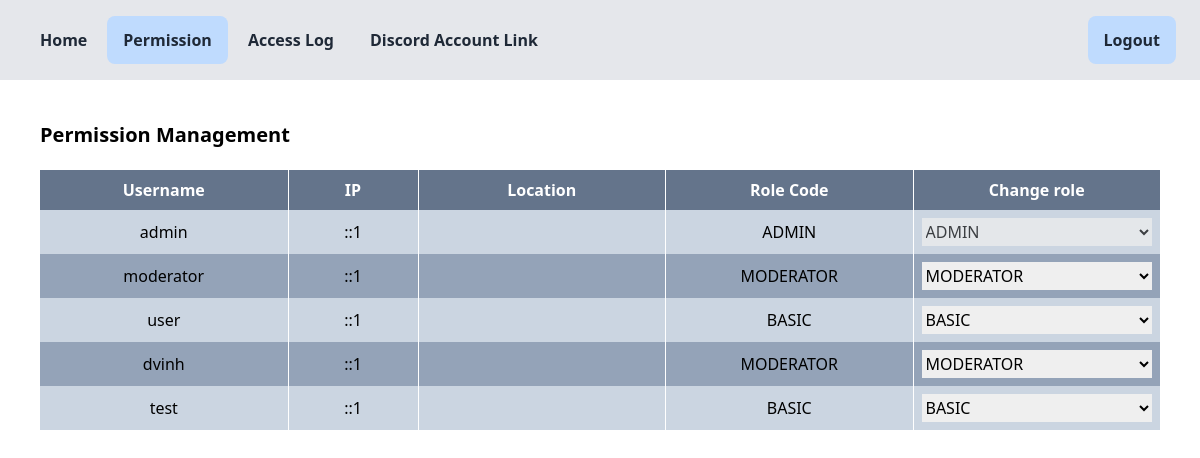
Page /views/permission.php (signed in) on the committed database.
### tables this page shows
CREATE TABLE `users` (
  `id` bigint(10) UNSIGNED NOT NULL,
  `username` varchar(50) DEFAULT NULL,
  `password` varchar(32) DEFAULT NULL,
  `salt` varchar(32) DEFAULT NULL,
  `role_code` varchar(50) NOT NULL DEFAULT 'BASIC' COMMENT 'roles: BASIC, MODERATOR, ADMIN',
  `ip` varchar(50) DEFAULT NULL,
  `location` varchar(100) DEFAULT NULL,
  `type_account` tinyint(4) DEFAULT '0' COMMENT '0: account default, 0: discord account'
);

### config/database.php (called while the page is built, shortened)
<?php
require_once 'app.php';
class Database
{
    public function connections()
    {
        global $DB_HOST, $DB_PORT, $DB_DATABASE, $DB_USERNAME, $DB_PASSWORD;
        $servername = $DB_HOST;
        $dbname = $DB_DATABASE;
        $username = $DB_USERNAME;
        $password = $DB_PASSWORD;
        $port = $DB_PORT;
        try {
            $conn = new PDO("mysql:host=$servername;port=$port;dbname=$dbname", $username, $password);
            return $conn;
        } catch (PDOException $e) {
            echo "Data connection failure error: " . $e->getMessage();
            exit();
        }
    }
    public function sql(string $sql, array $params = [])
    {
        $conn = $this->connections();
        $conn->setAttribute(PDO::ATTR_ERRMODE, PDO::ERRMODE_EXCEPTION);
        $stmt = $conn->prepare($sql);
        $stmt->execute($params);
        if (strpos(strtoupper($sql), 'SELECT') === 0) {
            return $stmt->fetchAll(PDO::FETCH_ASSOC);
        }
        return true;
    }
}

### model/model.php (called while the page is built)
<?php
include '../config/database.php';
class Model
{
    public function DB()
    {
        return new Database();
    }
    public function sql(string $sql, array $params = [])
    {
        return $this->DB()->sql($sql, $params);
    }
}

### controller/permissionController.php (called while the page is built, shortened)
<?php
class PermissionController extends Controller
{
    public function userList()
    {
        try {
            $userModel = new UserModel();
            $list = $userModel->sql('SELECT * FROM users');
        } catch (\Throwable $th) {
            return [];
        }
        return $list;
    }
}

### views/permission.php (the view, shortened to what this page needs)
<?php
include_once(__DIR__ . "/../controller/permissionController.php");
$permissionController = new PermissionController();
$user_list = $permissionController->userList();
?>
<!DOCTYPE html>
<html lang="en">
<head>
    <link rel="stylesheet" href="public/styles/menu.css">
    <link rel="stylesheet" href="public/styles/permission.css">
</head>
<body>
    <div style="display: flex; flex-direction: column;">
        <?php include 'components/menu_home.php'; ?>
        <div class="flex flex-col gap-5 p-10">
            <div class="text-[20px] font-bold">Permission Management</div>
            <div>
                <div class="table w-full table-fixed">
                    <div class="table-header-group w-full bg-slate-500 font-semibold">
                        <div class="table-row divide-x divide-solid divide-white">
                            <div class="table-cell h-10 w-[350px] px-3 text-center align-middle">
                                <div class="text-white">Username</div>
                            </div>
                            <div class="table-cell h-10 w-[130px] px-3 text-center align-middle">
                                <div class="text-white">IP</div>
                            </div>
                            <div class="table-cell h-10 px-3 text-center align-middle">
                                <div class="text-white">Location</div>
                            </div>
                            <div class="table-cell h-10 px-3 text-center align-middle">
                                <div class="text-white">Role Code</div>
                            </div>
                            <div class="table-cell h-10 w-[150px] px-3 text-center align-middle">
                                <div class="text-white">Change role</div>
                            </div>
                        </div>
                    </div>
                    <div class="table-footer-group">
                        <?php foreach ($user_list as $user): ?>
                            <div class="table-row cursor-pointer divide-x divide-solid divide-white transition-all odd:bg-slate-300 even:bg-slate-400 hover:bg-slate-400/60">
                                <div class="table-cell p-2 align-middle">
                                    <div class="flex items-center justify-center">
                                        <?php echo htmlspecialchars($user['username']); ?>
                                    </div>
                                </div>
                                <div class="table-cell p-2 align-middle">
                                    <div class="flex items-center justify-center">
                                        <?php echo htmlspecialchars($user['ip']); ?>
                                    </div>
                                </div>
                                <div class="table-cell p-2 align-middle">
                                </div>
                                <div class="table-cell p-2 align-middle">
                                    <div class="flex items-center justify-center">
                                        <?php echo htmlspecialchars($user['role_code']); ?>
                                    </div>
                                </div>
                                <div class="table-cell p-2 text-center align-middle">
                                    <form action="" method="post" id="form_role_<?php echo $user['id']; ?>">
                                        <select
                                            name="new_role"
                                            class="w-full py-0.5"
                                            <?php echo $user['role_code'] === 'ADMIN' ? 'disabled' : ''; ?>
                                            onchange="document.getElementById('form_role_<?php echo $user['id']; ?>').submit();">
                                            <option value="BASIC" <?php echo $user['role_code'] === 'BASIC' ? 'selected' : ''; ?>>BASIC</option>
                                            <option value="MODERATOR" <?php echo $user['role_code'] === 'MODERATOR' ? 'selected' : ''; ?>>MODERATOR</option>
                                            <option value="ADMIN" <?php echo $user['role_code'] === 'ADMIN' ? 'selected' : ''; ?>>ADMIN</option>
                                        </select>
                                    </form>
                                </div>
                            </div>
                        <?php endforeach; ?>
                    </div>
                </div>
            </div>
        </div>
    </div>
</body>
</html>

### views/components/menu_home.php (shortened to what this page needs)
<?php
$roleCode = $_SESSION["user"]["role_code"];
?>
<div class="flex h-[80px] items-center justify-between bg-gray-200 px-6">
  <div class="flex items-center gap-1">
    <a href="home" class="cursor-pointer rounded-lg px-4 py-3 transition-all hover:bg-blue-200 menu-header <?php echo (strpos($_SERVER['REQUEST_URI'], "/home") !== false || $_SERVER['REQUEST_URI'] === '/web_oauth/') ? "active" : "" ?>">
      <div class="text font-semibold text-gray-800">Home</div>
    </a>
    <?php if ($roleCode === 'ADMIN'): ?>
      <a href="permission" class="cursor-pointer rounded-lg px-4 py-3 transition-all hover:bg-blue-200 menu-header <?php echo (strpos($_SERVER['REQUEST_URI'], "/permission") !== false) ? "active" : "" ?>">
        <div class="text font-semibold text-gray-800">Permission</div>
      </a>
    <?php endif; ?>
    <?php if ($roleCode === 'MODERATOR' || $roleCode === 'ADMIN'): ?>
      <a href="access-log" class="cursor-pointer rounded-lg px-4 py-3 transition-all hover:bg-blue-200 menu-header <?php echo (strpos($_SERVER['REQUEST_URI'], "/access-log") !== false) ? "active" : "" ?>">
        <div class="text font-semibold text-gray-800">Access Log</div>
      </a>
    <?php endif; ?>
    <a href="discord-account-link" class="cursor-pointer rounded-lg px-4 py-3 transition-all hover:bg-blue-200 menu-header <?php echo (strpos($_SERVER['REQUEST_URI'], "/discord-account-link") !== false) ? "active" : "" ?>">
      <div class="text font-semibold text-gray-800">Discord Account Link</div>
    </a>
  </div>
  <div class="flex">
    <form action="" method="post">
      <button type="submit" name="logout" value="ok" class="cursor-pointer rounded-lg bg-blue-200 px-4 py-3 transition-all hover:bg-blue-300">
        <div class="text font-semibold text-gray-800">Logout</div>
      </button>
    </form>
  </div>
</div>

### public/styles/menu.css (style rules this page uses)
html, :host { line-height: 1.5; -webkit-text-size-adjust: 100%; -moz-tab-size: 4; tab-size: 4; font-family: ui-sans-serif, system-ui, sans-serif, "Apple Color Emoji", "Segoe UI Emoji", "Segoe UI Symbol", "Noto Color Emoji"; font-feature-settings: normal; font-variation-settings: normal; -webkit-tap-highlight-color: transparent; }
body { margin: 0; line-height: inherit; }
a { color: inherit; text-decoration: inherit; }
button, input, optgroup, select, textarea { font-family: inherit; font-feature-settings: inherit; font-variation-settings: inherit; font-size: 100%; font-weight: inherit; line-height: inherit; letter-spacing: inherit; color: inherit; margin: 0; padding: 0; }
button, select { text-transform: none; }
button, input:where([type='button']), input:where([type='reset']), input:where([type='submit']) { -webkit-appearance: button; background-color: transparent; background-image: none; }
button, [role="button"] { cursor: pointer; }
:disabled { cursor: default; }
.flex { display: flex; }
.h-\[80px\] { height: 80px; }
.cursor-pointer { cursor: pointer; }
.items-center { align-items: center; }
.justify-between { justify-content: space-between; }
.gap-1 { gap: 0.25rem; }
.rounded-lg { border-radius: 0.5rem; }
.bg-blue-200 { --tw-bg-opacity: 1; background-color: rgb(191 219 254 / var(--tw-bg-opacity)); }
.bg-gray-200 { --tw-bg-opacity: 1; background-color: rgb(229 231 235 / var(--tw-bg-opacity)); }
.px-4 { padding-left: 1rem; padding-right: 1rem; }
.px-6 { padding-left: 1.5rem; padding-right: 1.5rem; }
.py-3 { padding-top: 0.75rem; padding-bottom: 0.75rem; }
.font-semibold { font-weight: 600; }
.text-gray-800 { --tw-text-opacity: 1; color: rgb(31 41 55 / var(--tw-text-opacity)); }
.transition-all { transition-property: all; transition-timing-function: cubic-bezier(0.4, 0, 0.2, 1); transition-duration: 150ms; }
.menu-header.active { background-color: #bfdbfe; }

### rows in the picture
users: username "admin", ip "::1", role_code "ADMIN", new_role "ADMIN"
users: username "moderator", ip "::1", role_code "MODERATOR", new_role "MODERATOR"
users: username "user", ip "::1", role_code "BASIC", new_role "BASIC"
users: username "dvinh", ip "::1", role_code "MODERATOR", new_role "MODERATOR"
users: username "test", ip "::1", role_code "BASIC", new_role "BASIC"
